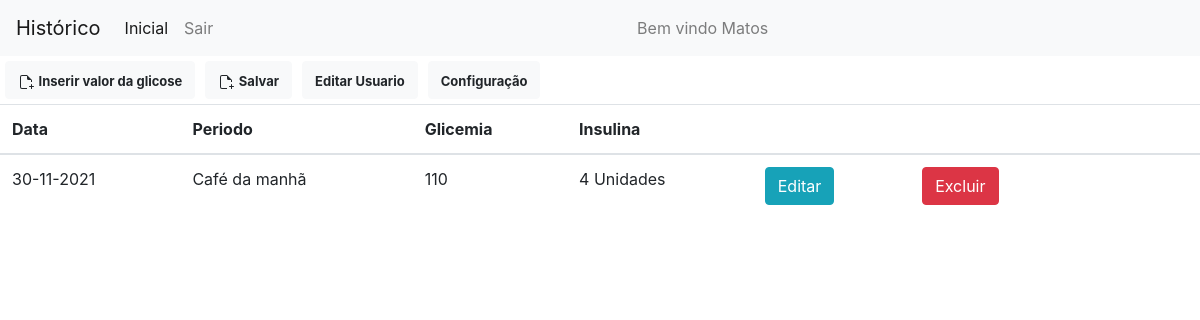
Page /home.php (signed in) on the committed database.
### tables this page shows
CREATE TABLE `orders` (
  `id` int(11) NOT NULL,
  `description` varchar(255) NOT NULL,
  `amount` double NOT NULL,
  `customer_id` int(11) NOT NULL,
  `insulina` int(11) NOT NULL,
  `dia` date DEFAULT NULL
);

### home.php (the view, shortened to what this page needs)
<!doctype html>
<html lang="en">
  <head>
    <link rel="stylesheet" href="https://stackpath.bootstrapcdn.com/bootstrap/4.4.1/css/bootstrap.min.css">
  </head>
  <body>
  <nav class="navbar navbar-expand-lg navbar-light bg-light">
  <a class="navbar-brand" href="#">Histórico</a>
  <div class="collapse navbar-collapse" id="navbarNav">
    <ul class="navbar-nav">
      <li class="nav-item active">
        <a class="nav-link" href="">Inicial <span class="sr-only">(current)</span></a>
      </li>
      <li class="nav-item">
        <a class="nav-link" href="logout.php">Sair</a>
      </li>
    </ul>
  </div>
  <div class="collapse navbar-collapse" id="navbarNav">
    <span class="navbar-text">
       Bem vindo <?php echo $_SESSION['name'];?>
    </span>
</div>
</nav>
<form method = "post" action="insert_order.php">
      <button  type = "submit" class="btn btn-light btn-xs"  data-toggle="modal" data-target="#delete-modal" style="float: left; margin: 5px;">
     <strong>Inserir valor da glicose</strong>
      </button>
</form>
<form method = "post" action="pdf.php">
      <button  type = "submit" class="btn btn-light btn-xs"  data-toggle="modal" data-target="#delete-modal" style="float: left; margin: 5px;">
      <strong> Salvar </strong>
      </button>
</form>
<form method = "post" action="edituser.php">
      <button  type = "submit" class="btn btn-light btn-xs"  data-toggle="modal" data-target="#delete-modal" style="float: left; margin: 5px;">
     <strong>Editar Usuario</strong>
      </button>
</form>
<form method = "post" action="config.php">
      <button  type = "submit" class="btn btn-light btn-xs"  data-toggle="modal" data-target="#delete-modal" style="float: left; margin: 5px;">
     <strong>Configuração</strong>
      </button>
</form>
<?php
$conexao = mysqli_connect("localhost","root","","PurchasesDB");
$id = $_SESSION['id'];
$query = "SELECT id,description,amount, customer_id, insulina,dia FROM orders WHERE customer_id =$id";
$resultado = mysqli_query($conexao,$query);
?>
<table class="table">
  <thead>
    <tr>
      <th scope="col">Data</th>
      <th scope="col">Periodo</th>
      <th scope="col">Glicemia</th>
      <th scope="col">Insulina<th>
      <th scope="col"><th>
      <th scope="col"><th>
    </tr>
  </thead>
  <tbody>
<?php
while($linha = mysqli_fetch_array($resultado)){
    echo "<tr>
    <td>". date( 'd-m-Y' , strtotime( $linha['dia'] ) ) ."</td>
    <td>".$linha['description']."</td>
    <td>".$linha['amount']."</td>
    <td>".$linha['insulina']." Unidades</td>
    ";
    ?>
    <td>
    <form method = "post" action="update_order.php">
      <button type = "submit" class="btn btn-info btn-xs"  >Editar</button>
    </td>
    <td>
    <form method = "post" action="home.php">
      <button type = "submit" class="btn btn-danger btn-xs"  >Excluir</button>
    </td></tr>
    <?php
}
?>
  </tbody>
</table>
  </body>
</html>

### home.php (style rules this page uses)
strong { font-size: 13px; }

### rows in the picture
orders: dia "30-11-2021", description "Café da manhã", amount "110", insulina "4"

### other values in the picture
$_SESSION['name'] "Matos"
